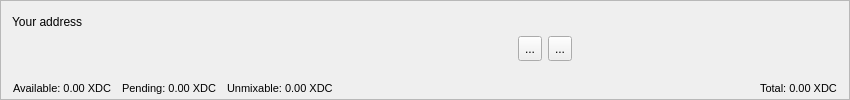
<?xml version="1.0" encoding="UTF-8"?>
<ui version="4.0">
 <class>AccountFrame</class>
 <widget class="QFrame" name="AccountFrame">
  <property name="geometry">
   <rect>
    <x>0</x>
    <y>0</y>
    <width>850</width>
    <height>100</height>
   </rect>
  </property>
  <property name="minimumSize">
   <size>
    <width>0</width>
    <height>100</height>
   </size>
  </property>
  <property name="maximumSize">
   <size>
    <width>16777215</width>
    <height>100</height>
   </size>
  </property>
  <property name="windowTitle">
   <string>Frame</string>
  </property>
  <property name="frameShape">
   <enum>QFrame::StyledPanel</enum>
  </property>
  <property name="frameShadow">
   <enum>QFrame::Plain</enum>
  </property>
  <property name="lineWidth">
   <number>0</number>
  </property>
  <layout class="QVBoxLayout" name="verticalLayout">
   <property name="spacing">
    <number>4</number>
   </property>
   <item>
    <layout class="QHBoxLayout" name="horizontalLayout_2">
     <item>
      <widget class="QLabel" name="label">
       <property name="minimumSize">
        <size>
         <width>0</width>
         <height>20</height>
        </size>
       </property>
       <property name="maximumSize">
        <size>
         <width>16777215</width>
         <height>20</height>
        </size>
       </property>
       <property name="text">
        <string>Your address</string>
       </property>
      </widget>
     </item>
     <item>
      <spacer name="horizontalSpacer_6">
       <property name="orientation">
        <enum>Qt::Horizontal</enum>
       </property>
       <property name="sizeHint" stdset="0">
        <size>
         <width>788</width>
         <height>20</height>
        </size>
       </property>
      </spacer>
     </item>
    </layout>
   </item>
   <item>
    <layout class="QHBoxLayout" name="horizontalLayout">
     <property name="spacing">
      <number>6</number>
     </property>
     <property name="sizeConstraint">
      <enum>QLayout::SetMinimumSize</enum>
     </property>
     <item>
      <widget class="QLabel" name="m_addressLabel">
       <property name="sizePolicy">
        <sizepolicy hsizetype="Preferred" vsizetype="Preferred">
         <horstretch>0</horstretch>
         <verstretch>0</verstretch>
        </sizepolicy>
       </property>
       <property name="minimumSize">
        <size>
         <width>500</width>
         <height>24</height>
        </size>
       </property>
       <property name="maximumSize">
        <size>
         <width>16777215</width>
         <height>24</height>
        </size>
       </property>
       <property name="baseSize">
        <size>
         <width>700</width>
         <height>24</height>
        </size>
       </property>
       <property name="font">
        <font>
         <weight>50</weight>
         <bold>false</bold>
        </font>
       </property>
       <property name="cursor">
        <cursorShape>IBeamCursor</cursorShape>
       </property>
       <property name="toolTip">
        <string>Your receiving address</string>
       </property>
       <property name="whatsThis">
        <string>This is your account address</string>
       </property>
       <property name="text">
        <string/>
       </property>
       <property name="alignment">
        <set>Qt::AlignLeading|Qt::AlignLeft|Qt::AlignVCenter</set>
       </property>
       <property name="textInteractionFlags">
        <set>Qt::TextSelectableByKeyboard|Qt::TextSelectableByMouse</set>
       </property>
      </widget>
     </item>
     <item>
      <widget class="QToolButton" name="m_copyButton">
       <property name="minimumSize">
        <size>
         <width>0</width>
         <height>25</height>
        </size>
       </property>
       <property name="toolTip">
        <string>Copy address</string>
       </property>
       <property name="statusTip">
        <string/>
       </property>
       <property name="whatsThis">
        <string/>
       </property>
       <property name="text">
        <string>...</string>
       </property>
       <property name="icon">
        <iconset resource="../../resources.qrc">
         <normaloff>:/icons/copy_white</normaloff>:/icons/copy_white</iconset>
       </property>
      </widget>
     </item>
     <item>
      <widget class="QToolButton" name="m_qrButton">
       <property name="minimumSize">
        <size>
         <width>0</width>
         <height>25</height>
        </size>
       </property>
       <property name="toolTip">
        <string>Show QR code</string>
       </property>
       <property name="statusTip">
        <string/>
       </property>
       <property name="text">
        <string>...</string>
       </property>
       <property name="icon">
        <iconset resource="../../resources.qrc">
         <normaloff>:/icons/qrcode_white</normaloff>:/icons/qrcode_white</iconset>
       </property>
      </widget>
     </item>
     <item>
      <spacer name="horizontalSpacer_4">
       <property name="orientation">
        <enum>Qt::Horizontal</enum>
       </property>
       <property name="sizeHint" stdset="0">
        <size>
         <width>1</width>
         <height>20</height>
        </size>
       </property>
      </spacer>
     </item>
    </layout>
   </item>
   <item>
    <widget class="QFrame" name="m_accountBalances">
     <property name="minimumSize">
      <size>
       <width>0</width>
       <height>30</height>
      </size>
     </property>
     <property name="baseSize">
      <size>
       <width>0</width>
       <height>40</height>
      </size>
     </property>
     <layout class="QHBoxLayout" name="horizontalLayout_3">
      <property name="spacing">
       <number>0</number>
      </property>
      <property name="sizeConstraint">
       <enum>QLayout::SetMinimumSize</enum>
      </property>
      <property name="leftMargin">
       <number>1</number>
      </property>
      <property name="topMargin">
       <number>1</number>
      </property>
      <property name="rightMargin">
       <number>1</number>
      </property>
      <property name="bottomMargin">
       <number>1</number>
      </property>
      <item>
       <widget class="QLabel" name="m_actualBalanceLabel">
        <property name="minimumSize">
         <size>
          <width>0</width>
          <height>30</height>
         </size>
        </property>
        <property name="maximumSize">
         <size>
          <width>16777215</width>
          <height>30</height>
         </size>
        </property>
        <property name="baseSize">
         <size>
          <width>0</width>
          <height>30</height>
         </size>
        </property>
        <property name="font">
         <font>
          <pointsize>8</pointsize>
          <weight>50</weight>
          <bold>false</bold>
         </font>
        </property>
        <property name="toolTip">
         <string>Spendable balance</string>
        </property>
        <property name="text">
         <string notr="true">Available: 0.00 XDC</string>
        </property>
        <property name="textFormat">
         <enum>Qt::RichText</enum>
        </property>
        <property name="alignment">
         <set>Qt::AlignBottom|Qt::AlignLeading|Qt::AlignLeft</set>
        </property>
        <property name="textInteractionFlags">
         <set>Qt::LinksAccessibleByMouse|Qt::TextSelectableByMouse</set>
        </property>
       </widget>
      </item>
      <item>
       <spacer name="horizontalSpacer">
        <property name="orientation">
         <enum>Qt::Horizontal</enum>
        </property>
        <property name="sizeType">
         <enum>QSizePolicy::Fixed</enum>
        </property>
        <property name="sizeHint" stdset="0">
         <size>
          <width>10</width>
          <height>20</height>
         </size>
        </property>
       </spacer>
      </item>
      <item>
       <widget class="QLabel" name="m_pendingBalanceLabel">
        <property name="minimumSize">
         <size>
          <width>0</width>
          <height>30</height>
         </size>
        </property>
        <property name="maximumSize">
         <size>
          <width>16777215</width>
          <height>30</height>
         </size>
        </property>
        <property name="baseSize">
         <size>
          <width>0</width>
          <height>30</height>
         </size>
        </property>
        <property name="font">
         <font>
          <pointsize>8</pointsize>
          <weight>50</weight>
          <bold>false</bold>
         </font>
        </property>
        <property name="toolTip">
         <string>Awaiting network confirmation</string>
        </property>
        <property name="text">
         <string notr="true">Pending: 0.00 XDC</string>
        </property>
        <property name="textFormat">
         <enum>Qt::RichText</enum>
        </property>
        <property name="alignment">
         <set>Qt::AlignBottom|Qt::AlignLeading|Qt::AlignLeft</set>
        </property>
        <property name="textInteractionFlags">
         <set>Qt::LinksAccessibleByMouse|Qt::TextSelectableByMouse</set>
        </property>
       </widget>
      </item>
      <item>
       <spacer name="horizontalSpacer_3">
        <property name="orientation">
         <enum>Qt::Horizontal</enum>
        </property>
        <property name="sizeType">
         <enum>QSizePolicy::Fixed</enum>
        </property>
        <property name="sizeHint" stdset="0">
         <size>
          <width>10</width>
          <height>20</height>
         </size>
        </property>
       </spacer>
      </item>
      <item>
       <widget class="QLabel" name="m_unmixableBalanceLabel">
        <property name="minimumSize">
         <size>
          <width>0</width>
          <height>30</height>
         </size>
        </property>
        <property name="maximumSize">
         <size>
          <width>16777215</width>
          <height>30</height>
         </size>
        </property>
        <property name="baseSize">
         <size>
          <width>0</width>
          <height>30</height>
         </size>
        </property>
        <property name="font">
         <font>
          <pointsize>8</pointsize>
          <weight>50</weight>
          <bold>false</bold>
         </font>
        </property>
        <property name="toolTip">
         <string>Spendable only with zero privacy level</string>
        </property>
        <property name="text">
         <string notr="true">Unmixable: 0.00 XDC</string>
        </property>
        <property name="textFormat">
         <enum>Qt::RichText</enum>
        </property>
        <property name="alignment">
         <set>Qt::AlignBottom|Qt::AlignLeading|Qt::AlignLeft</set>
        </property>
        <property name="textInteractionFlags">
         <set>Qt::LinksAccessibleByMouse|Qt::TextSelectableByMouse</set>
        </property>
       </widget>
      </item>
      <item>
       <spacer name="horizontalSpacer_2">
        <property name="orientation">
         <enum>Qt::Horizontal</enum>
        </property>
        <property name="sizeHint" stdset="0">
         <size>
          <width>100</width>
          <height>17</height>
         </size>
        </property>
       </spacer>
      </item>
      <item>
       <widget class="QLabel" name="m_totalBalanceLabel">
        <property name="minimumSize">
         <size>
          <width>0</width>
          <height>30</height>
         </size>
        </property>
        <property name="maximumSize">
         <size>
          <width>16777215</width>
          <height>30</height>
         </size>
        </property>
        <property name="baseSize">
         <size>
          <width>0</width>
          <height>30</height>
         </size>
        </property>
        <property name="font">
         <font>
          <pointsize>8</pointsize>
          <weight>50</weight>
          <bold>false</bold>
         </font>
        </property>
        <property name="toolTip">
         <string>Total balance</string>
        </property>
        <property name="text">
         <string notr="true">Total: 0.00 XDC</string>
        </property>
        <property name="textFormat">
         <enum>Qt::RichText</enum>
        </property>
        <property name="alignment">
         <set>Qt::AlignBottom|Qt::AlignLeading|Qt::AlignLeft</set>
        </property>
        <property name="textInteractionFlags">
         <set>Qt::LinksAccessibleByMouse|Qt::TextSelectableByMouse</set>
        </property>
       </widget>
      </item>
     </layout>
    </widget>
   </item>
  </layout>
 </widget>
 <resources>
  <include location="../../resources.qrc"/>
 </resources>
 <connections>
  <connection>
   <sender>m_copyButton</sender>
   <signal>clicked()</signal>
   <receiver>AccountFrame</receiver>
   <slot>copyAddress()</slot>
   <hints>
    <hint type="sourcelabel">
     <x>818</x>
     <y>26</y>
    </hint>
    <hint type="destinationlabel">
     <x>422</x>
     <y>295</y>
    </hint>
   </hints>
  </connection>
  <connection>
   <sender>m_qrButton</sender>
   <signal>clicked()</signal>
   <receiver>AccountFrame</receiver>
   <slot>showQR()</slot>
   <hints>
    <hint type="sourcelabel">
     <x>802</x>
     <y>34</y>
    </hint>
    <hint type="destinationlabel">
     <x>494</x>
     <y>35</y>
    </hint>
   </hints>
  </connection>
 </connections>
 <slots>
  <slot>copyAddress()</slot>
 </slots>
</ui>
